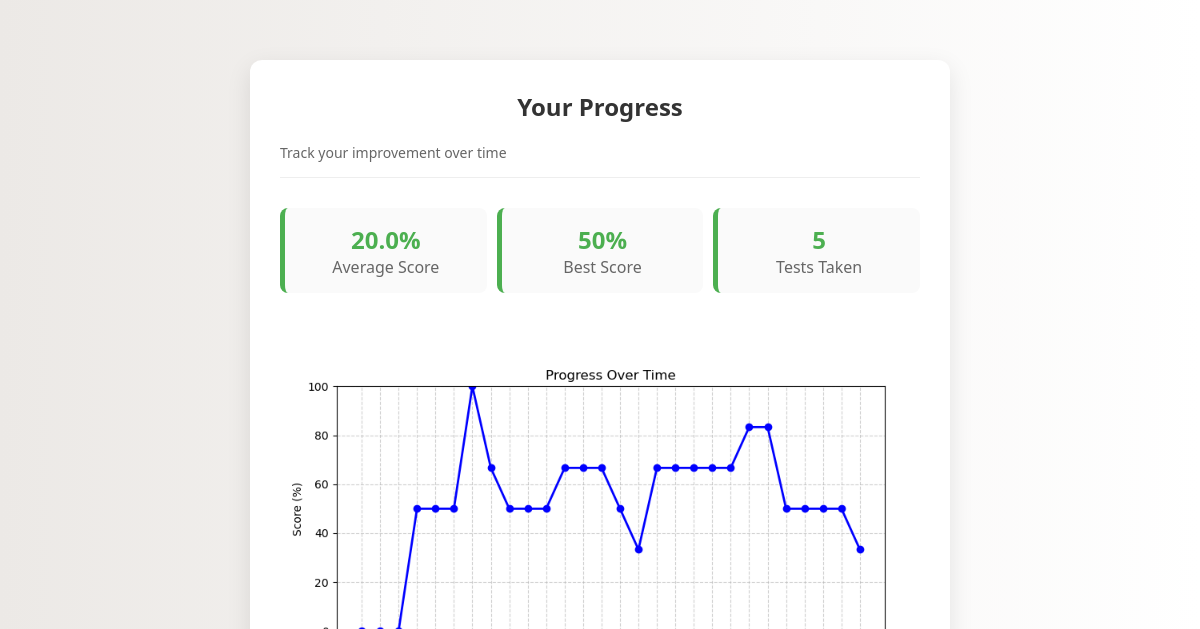
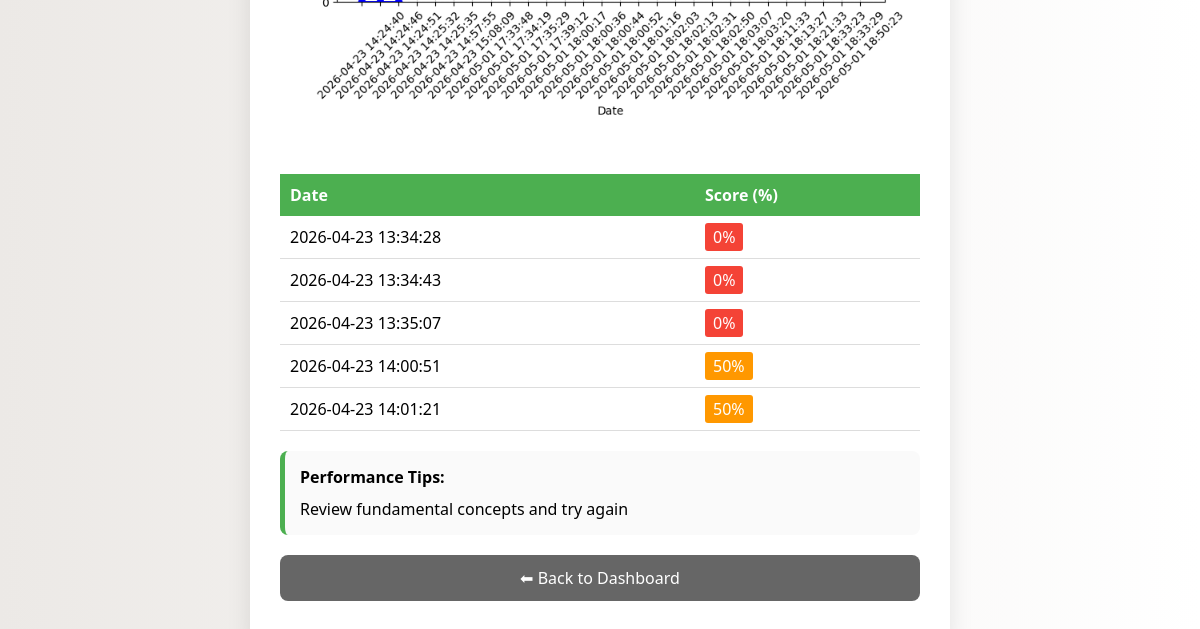
The page /progress (signed in) on the database as committed earlier (2 pictures, top to bottom).
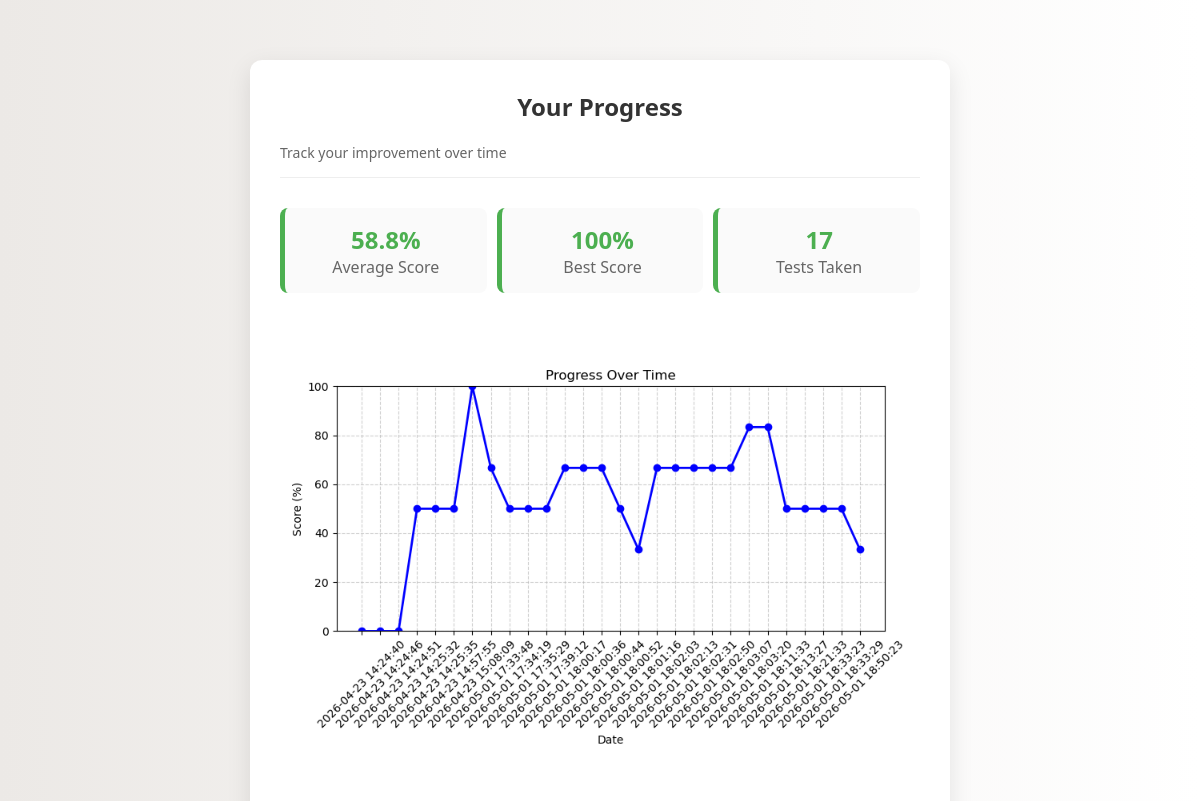
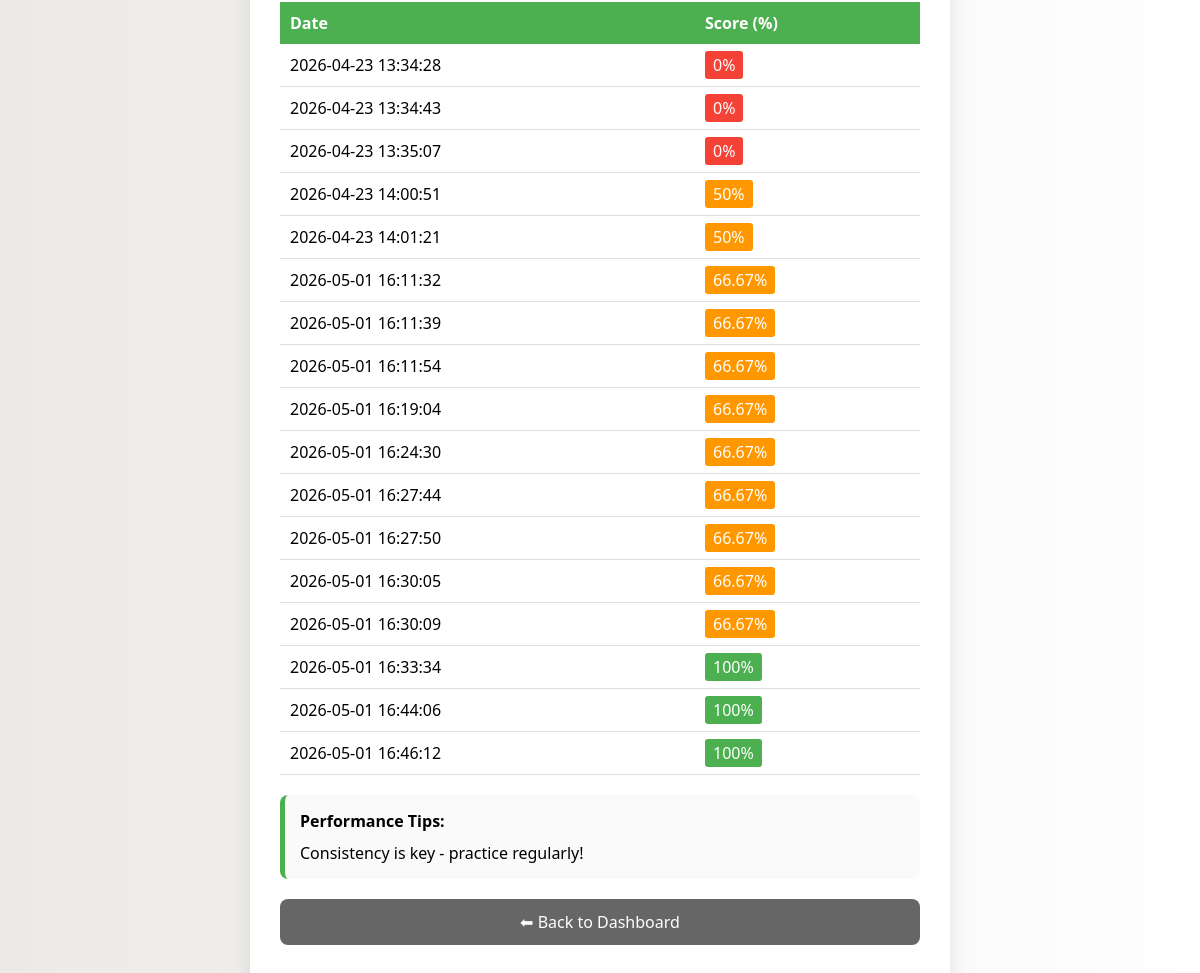
The same page on the database as committed later (2 pictures, top to bottom).
### tables this page shows
CREATE TABLE results (
    id INTEGER PRIMARY KEY AUTOINCREMENT,
    user_id INTEGER,
    score INTEGER,
    date TIMESTAMP DEFAULT CURRENT_TIMESTAMP,
    FOREIGN KEY(user_id) REFERENCES users(id)
);

### app.py (the view)
@app.route("/progress")
def progress():
    if "user_id" not in session:
        return redirect("/login")
    conn = get_db_connection()
    results = conn.execute(
        "SELECT * FROM results WHERE user_id = ? ORDER BY date",
        (session["user_id"],)
    ).fetchall()
    conn.close()
    scores = [r["score"] for r in results]
    dates = [r["date"] for r in results]
    static_dir = os.path.join(app.root_path, "static")
    if not os.path.exists(static_dir):
        os.makedirs(static_dir)
    chart_path = os.path.join(static_dir, "progress_line.png")
    if scores:
        plt.figure(figsize=(8,5))
        plt.plot(dates, scores, marker='o', color='blue', linewidth=2)
        plt.title("Progress Over Time")
        plt.xlabel("Date")
        plt.ylabel("Score (%)")
        plt.ylim(0, 100)
        plt.grid(True, linestyle="--", alpha=0.6)
        plt.xticks(rotation=45)
        plt.tight_layout()
        plt.savefig(chart_path)
        plt.close()
    else:
        plt.figure(figsize=(8,5))
        plt.text(0.5, 0.5, "No progress data available", ha="center", va="center", fontsize=16)
        plt.axis("off")
        plt.savefig(chart_path)
        plt.close()
    return render_template(
        "progress.html",
        results=results,
        scores=scores,
        dates=dates,
        chart_filename="progress_line.png"
    )

### database.py (called while the page is built)
def get_db_connection():
    conn = sqlite3.connect('users.db')
    conn.row_factory = sqlite3.Row
    return conn

### templates/progress.html (shortened to what this page needs)
<!DOCTYPE html>
<html>
<head>
    <link rel="stylesheet" href="{{ url_for('static', filename='style.css') }}">
</head>
<body>
    <div class="container">
        <h2>Your Progress </h2>
        <div class="subtitle">Track your improvement over time</div>
        {% if results %}
            {% set scores_list = results|map(attribute='score')|list %}
            {% set avg_score = (scores_list|sum / scores_list|length)|round(1) %}
            {% set best_score = scores_list|max %}
            {% set total_tests = results|length %}
            <div style="display: flex; justify-content: space-between; gap: 10px; margin-bottom: 30px;">
                <div class="card" style="flex:1; text-align:center;">
                    <div class="score" style="font-size: 24px;">{{ avg_score }}%</div>
                    <div style="color: #666;">Average Score</div>
                </div>
                <div class="card" style="flex:1; text-align:center;">
                    <div class="score" style="font-size: 24px;">{{ best_score }}%</div>
                    <div style="color: #666;">Best Score</div>
                </div>
                <div class="card" style="flex:1; text-align:center;">
                    <div class="score" style="font-size: 24px;">{{ total_tests }}</div>
                    <div style="color: #666;">Tests Taken</div>
                </div>
            </div>
            <img src="{{ url_for('static', filename=chart_filename) }}" alt="Progress Chart" style="width:100%; margin: 20px 0;">
            <table style="width:100%; border-collapse: collapse; margin: 20px 0;">
                <thead>
                    <tr style="background: #4CAF50; color: white;">
                        <th style="padding: 10px; text-align: left;">Date</th>
                        <th style="padding: 10px; text-align: left;">Score (%)</th>
                    </tr>
                </thead>
                <tbody>
                    {% for r in results %}
                    <tr style="border-bottom: 1px solid #ddd;">
                        <td style="padding: 10px;">{{ r['date'] }}</td>
                        <td style="padding: 10px;">
                            <span style="background: {% if r['score'] >= 70 %}#4CAF50{% elif r['score'] >= 40 %}#FF9800{% else %}#f44336{% endif %};
                                         color: white; padding: 3px 8px; border-radius: 3px;">
                                {{ r['score'] }}%
                            </span>
                        </td>
                    </tr>
                    {% endfor %}
                </tbody>
            </table>
            <div class="card">
                <h4 style="margin-bottom: 10px;">Performance Tips:</h4>
                {% if best_score < 70 %}
                    <p> Review fundamental concepts and try again</p>
                {% elif avg_score < 70 %}
                    <p> Consistency is key - practice regularly!</p>
                {% else %}
                    <p> Excellent work! Keep maintaining this performance!</p>
                {% endif %}
            </div>
        {% endif %}
        <a href="/dashboard" class="btn" style="background: #666; margin-top: 20px;">⬅ Back to Dashboard</a>
    </div>
</body>
</html>

### static/style.css (style rules this page uses)
* { margin: 0; padding: 0; box-sizing: border-box; }
body { font-family: 'Segoe UI', sans-serif; background: linear-gradient(to right, #ece9e6, #ffffff); margin: 0; padding: 0; }
.container { width: 90%; max-width: 700px; margin: 60px auto; background: #fff; padding: 30px; border-radius: 12px; box-shadow: 0 8px 25px rgba(0,0,0,0.1); }
h2 { text-align: center; color: #333; margin-bottom: 20px; }
.subtitle { color: #666; margin-bottom: 30px; font-size: 14px; padding-bottom: 15px; border-bottom: 1px solid #eee; }
a.btn { display: block; text-align: center; padding: 12px; background: #4CAF50;; color: white; text-decoration: none; border-radius: 8px; margin: 10px 0; transition: 0.3s; }
.card { background: #fafafa; padding: 15px; border-radius: 8px; margin-bottom: 15px; border-left: 5px solid #4CAF50; }
.score { font-weight: bold; color: #4CAF50; }

Rows that differ between the two databases and show on the page:
added results: date "2026-05-01 16:11:32", score "66.67"
added results: date "2026-05-01 16:11:39", score "66.67"
added results: date "2026-05-01 16:11:54", score "66.67"
added results: date "2026-05-01 16:19:04", score "66.67"
added results: date "2026-05-01 16:24:30", score "66.67"
added results: date "2026-05-01 16:27:44", score "66.67"
added results: date "2026-05-01 16:27:50", score "66.67"
added results: date "2026-05-01 16:30:05", score "66.67"
added results: date "2026-05-01 16:30:09", score "66.67"
added results: date "2026-05-01 16:33:34", score "100"
added results: date "2026-05-01 16:44:06", score "100"
added results: date "2026-05-01 16:46:12", score "100"
Other text that changed with them:
{{ avg_score }}: "20.0" → "58.8"
{{ best_score }}: "50" → "100"
{{ total_tests }}: "5" → "17"
text no longer shown: "Review fundamental concepts and try again"
text now shown: "Consistency is key - practice regularly!"
